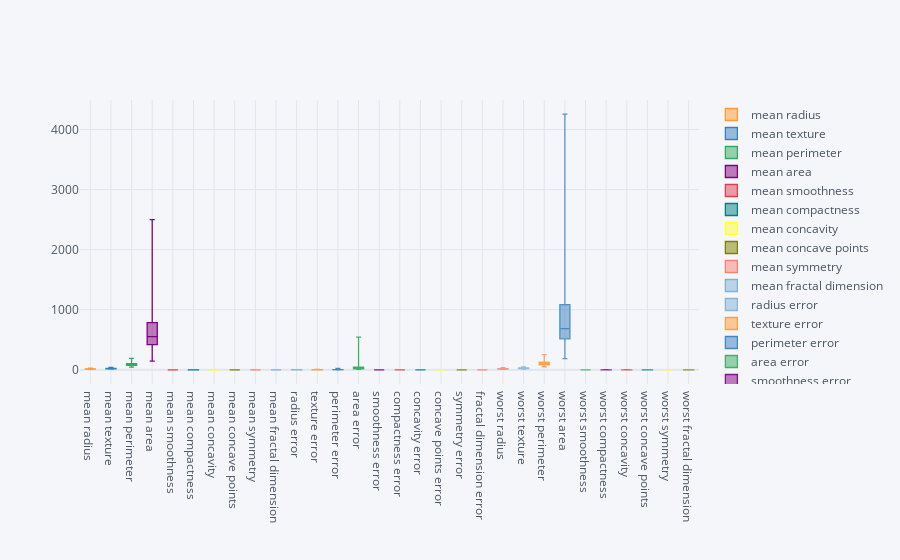

Notebook code for this chart:
### Code cell
df.iplot(kind='box')

### Figure 1 — Plotly figure (JSON) as saved in the notebook; plotly's stock layout.template omitted (floating-point values rounded to 4 significant figures; data arrays with more than 128 entries replaced by an {"elided": "..."} marker saying what was removed)
{"data": [{"boxpoints": false, "line": {"width": 1.3}, "marker": {"color": "rgba(255, 153, 51, 1.0)"}, "name": "mean radius", "orientation": "v", "type": "box", "y": {"elided": "569 float values"}}, {"boxpoints": false, "line": {"width": 1.3}, "marker": {"color": "rgba(55, 128, 191, 1.0)"}, "name": "mean texture", "orientation": "v", "type": "box", "y": {"elided": "569 float values"}}, {"boxpoints": false, "line": {"width": 1.3}, "marker": {"color": "rgba(50, 171, 96, 1.0)"}, "name": "mean perimeter", "orientation": "v", "type": "box", "y": {"elided": "569 float values"}}, {"boxpoints": false, "line": {"width": 1.3}, "marker": {"color": "rgba(128, 0, 128, 1.0)"}, "name": "mean area", "orientation": "v", "type": "box", "y": {"elided": "569 float values"}}, {"boxpoints": false, "line": {"width": 1.3}, "marker": {"color": "rgba(219, 64, 82, 1.0)"}, "name": "mean smoothness", "orientation": "v", "type": "box", "y": {"elided": "569 float values"}}, {"boxpoints": false, "line": {"width": 1.3}, "marker": {"color": "rgba(0, 128, 128, 1.0)"}, "name": "mean compactness", "orientation": "v", "type": "box", "y": {"elided": "569 float values"}}, {"boxpoints": false, "line": {"width": 1.3}, "marker": {"color": "rgba(255, 255, 51, 1.0)"}, "name": "mean concavity", "orientation": "v", "type": "box", "y": {"elided": "569 float values"}}, {"boxpoints": false, "line": {"width": 1.3}, "marker": {"color": "rgba(128, 128, 0, 1.0)"}, "name": "mean concave points", "orientation": "v", "type": "box", "y": {"elided": "569 float values"}}, {"boxpoints": false, "line": {"width": 1.3}, "marker": {"color": "rgba(251, 128, 114, 1.0)"}, "name": "mean symmetry", "orientation": "v", "type": "box", "y": {"elided": "569 float values"}}, {"boxpoints": false, "line": {"width": 1.3}, "marker": {"color": "rgba(128, 177, 211, 1.0)"}, "name": "mean fractal dimension", "orientation": "v", "type": "box", "y": {"elided": "569 float values"}}, {"boxpoints": false, "line": {"width": 1.3}, "marker": {"color": "rgba(128, 177, 211, 0.8999999999999999)"}, "name": "radius error", "orientation": "v", "type": "box", "y": {"elided": "569 float values"}}, {"boxpoints": false, "line": {"width": 1.3}, "marker": {"color": "rgba(255, 153, 51, 0.8999999999999999)"}, "name": "texture error", "orientation": "v", "type": "box", "y": {"elided": "569 float values"}}, {"boxpoints": false, "line": {"width": 1.3}, "marker": {"color": "rgba(55, 128, 191, 0.8999999999999999)"}, "name": "perimeter error", "orientation": "v", "type": "box", "y": {"elided": "569 float values"}}, {"boxpoints": false, "line": {"width": 1.3}, "marker": {"color": "rgba(50, 171, 96, 0.8999999999999999)"}, "name": "area error", "orientation": "v", "type": "box", "y": {"elided": "569 float values"}}, {"boxpoints": false, "line": {"width": 1.3}, "marker": {"color": "rgba(128, 0, 128, 0.8999999999999999)"}, "name": "smoothness error", "orientation": "v", "type": "box", "y": {"elided": "569 float values"}}, {"boxpoints": false, "line": {"width": 1.3}, "marker": {"color": "rgba(219, 64, 82, 0.8999999999999999)"}, "name": "compactness error", "orientation": "v", "type": "box", "y": {"elided": "569 float values"}}, {"boxpoints": false, "line": {"width": 1.3}, "marker": {"color": "rgba(0, 128, 128, 0.8999999999999999)"}, "name": "concavity error", "orientation": "v", "type": "box", "y": {"elided": "569 float values"}}, {"boxpoints": false, "line": {"width": 1.3}, "marker": {"color": "rgba(255, 255, 51, 0.8999999999999999)"}, "name": "concave points error", "orientation": "v", "type": "box", "y": {"elided": "569 float values"}}, {"boxpoints": false, "line": {"width": 1.3}, "marker": {"color": "rgba(128, 128, 0, 0.8999999999999999)"}, "name": "symmetry error", "orientation": "v", "type": "box", "y": {"elided": "569 float values"}}, {"boxpoints": false, "line": {"width": 1.3}, "marker": {"color": "rgba(251, 128, 114, 0.8999999999999999)"}, "name": "fractal dimension error", "orientation": "v", "type": "box", "y": {"elided": "569 float values"}}, {"boxpoints": false, "line": {"width": 1.3}, "marker": {"color": "rgba(251, 128, 114, 0.7999999999999998)"}, "name": "worst radius", "orientation": "v", "type": "box", "y": {"elided": "569 float values"}}, {"boxpoints": false, "line": {"width": 1.3}, "marker": {"color": "rgba(128, 177, 211, 0.7999999999999998)"}, "name": "worst texture", "orientation": "v", "type": "box", "y": {"elided": "569 float values"}}, {"boxpoints": false, "line": {"width": 1.3}, "marker": {"color": "rgba(255, 153, 51, 0.7999999999999998)"}, "name": "worst perimeter", "orientation": "v", "type": "box", "y": {"elided": "569 float values"}}, {"boxpoints": false, "line": {"width": 1.3}, "marker": {"color": "rgba(55, 128, 191, 0.7999999999999998)"}, "name": "worst area", "orientation": "v", "type": "box", "y": {"elided": "569 float values"}}, {"boxpoints": false, "line": {"width": 1.3}, "marker": {"color": "rgba(50, 171, 96, 0.7999999999999998)"}, "name": "worst smoothness", "orientation": "v", "type": "box", "y": {"elided": "569 float values"}}, {"boxpoints": false, "line": {"width": 1.3}, "marker": {"color": "rgba(128, 0, 128, 0.7999999999999998)"}, "name": "worst compactness", "orientation": "v", "type": "box", "y": {"elided": "569 float values"}}, {"boxpoints": false, "line": {"width": 1.3}, "marker": {"color": "rgba(219, 64, 82, 0.7999999999999998)"}, "name": "worst concavity", "orientation": "v", "type": "box", "y": {"elided": "569 float values"}}, {"boxpoints": false, "line": {"width": 1.3}, "marker": {"color": "rgba(0, 128, 128, 0.7999999999999998)"}, "name": "worst concave points", "orientation": "v", "type": "box", "y": {"elided": "569 float values"}}, {"boxpoints": false, "line": {"width": 1.3}, "marker": {"color": "rgba(255, 255, 51, 0.7999999999999998)"}, "name": "worst symmetry", "orientation": "v", "type": "box", "y": {"elided": "569 float values"}}, {"boxpoints": false, "line": {"width": 1.3}, "marker": {"color": "rgba(128, 128, 0, 0.7999999999999998)"}, "name": "worst fractal dimension", "orientation": "v", "type": "box", "y": {"elided": "569 float values"}}], "layout": {"legend": {"bgcolor": "#F5F6F9", "font": {"color": "#4D5663"}}, "paper_bgcolor": "#F5F6F9", "plot_bgcolor": "#F5F6F9", "title": {"font": {"color": "#4D5663"}}, "xaxis": {"gridcolor": "#E1E5ED", "showgrid": true, "tickfont": {"color": "#4D5663"}, "title": {"font": {"color": "#4D5663"}, "text": ""}, "zerolinecolor": "#E1E5ED"}, "yaxis": {"gridcolor": "#E1E5ED", "showgrid": true, "tickfont": {"color": "#4D5663"}, "title": {"font": {"color": "#4D5663"}, "text": ""}, "zerolinecolor": "#E1E5ED"}}}
